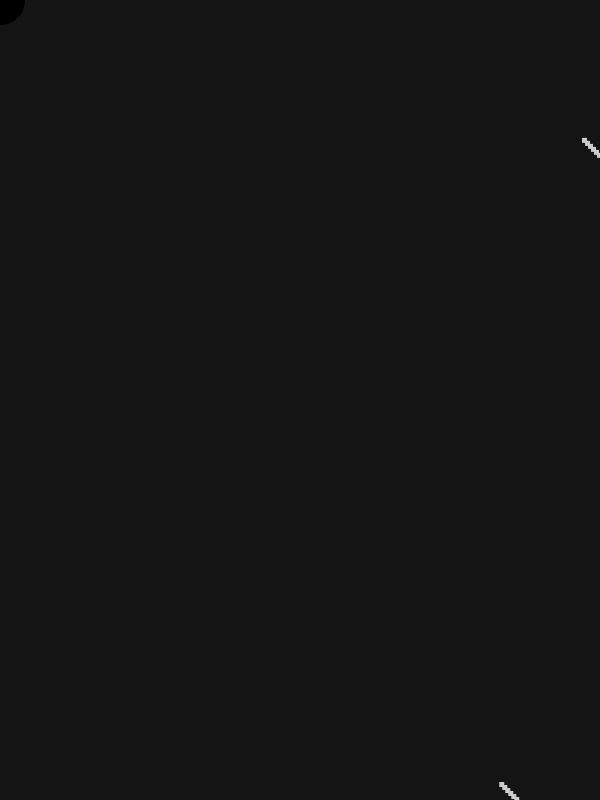
Frame 1 (no input)
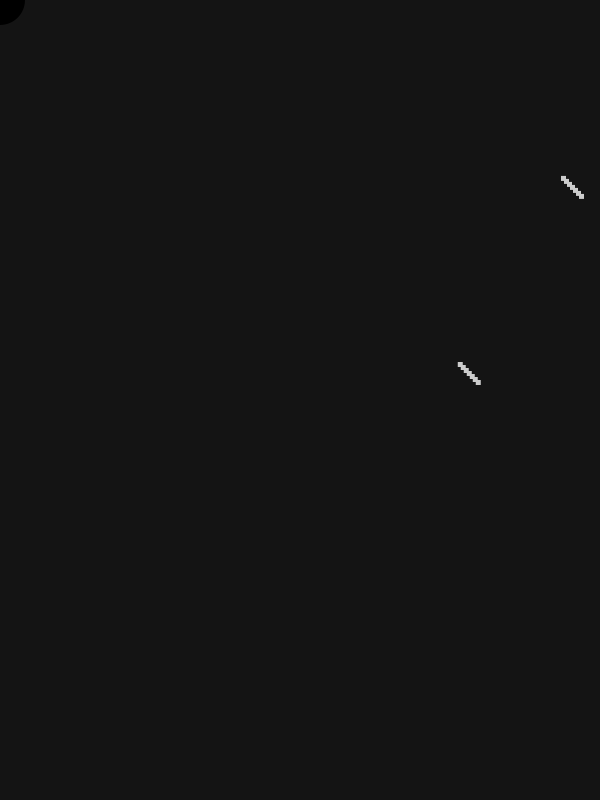
Frame 60 (the mouse pressed at the canvas centre just before this capture)
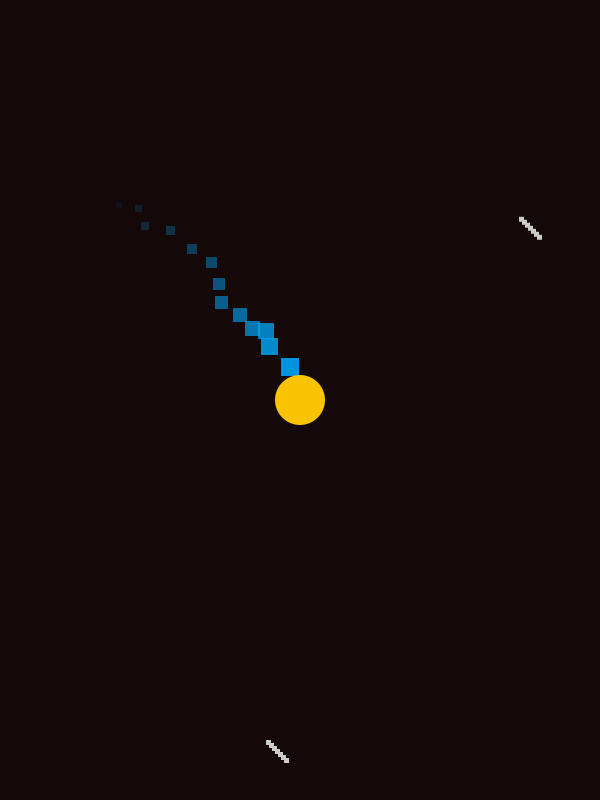
Frame 120 (the mouse held since frame 60 and released just before this capture)

The Processing sketch that drew these frames (run headless with seeded random() and noise(); from frame 60 on, the mouse is pressed at the canvas centre):

// Processing sketch: P2Comet
// ── P2Comet.pde
// Setup
float xp=random(0,800);
float yp=random(0,600);
int xx=600;
int yy=800;
int st=0;
int fa=255;

void setup() {
  size(600, 800);
  background(#111111);
  frameRate(30);
  noCursor();
}

void draw() {
	colorMode(HSB);
  background(0,mouseY-250,20);

	// Comet Tail
	int tx=mouseX-10;
	int ty=mouseY-10;
	int ts=20;
	int ctl=0;
	while(ctl<15){
		fill(#00AAFF,fa);
		rect(tx,ty,ts,ts);
		tx-=random(1,25);
		ty-=random(1,25);
		fa-=17;
		ts-=1;
		ctl++;
	}
	fa=255;
	ctl=0;

	// Comet
	noStroke();
	int x=50;
	colorMode(HSB);
	fill(33,mouseY-150,mouseY-150);
	ellipse(mouseX, mouseY, x, x);

	// Stars
	colorMode(RGB);
	fill(#CCCCCC);
	while(st<7)
	{
		rect(xx,yp,5,5);
		rect(xp,yy,5,5);
		xp-=3;
		yp-=3;
		xx-=3;
		yy-=3;
		st++;
	}
	st=0;
	if(xp<0)
	{
		xp=random(0,800);
	}
	if(yp<0)
	{
		yp=random(0,600);
	}
	if(xx<0)
	{
		xx=600;
	}
	if(yy<0)
	{
		yy=800;
	}
}

void mousePressed() {
  background(255);
}

void mouseReleased() {
  background(255);
}
